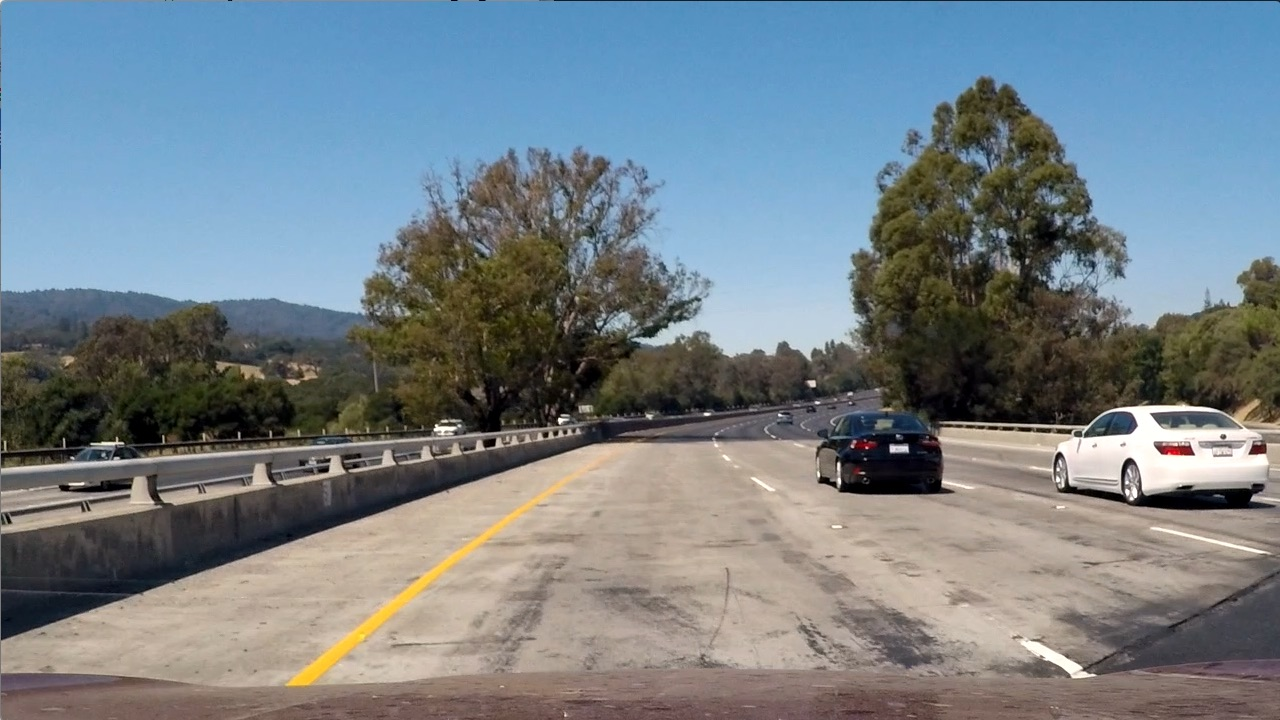
#> input picture test_images/test1.jpg, 1280 x 720 px
$ python Thresholder.py
#> lines starting #> are read from the running program, lines starting #| are printed output that depends on the picture; after the words box and inside, x2 and y2 are one past the last pixel; in counts of white or black regions, pixels touching at a corner belong together
#> further down, img is the input picture: shape (720, 1280, 3); mean B, G, R 135.5, 128.7, 117.5
import cv2
import numpy as np

class Thresholder():
    '''
    Aplica um threshold binário para obter
    as faixas da via.
    '''

    def __init__(self, image):
        self.image = image

    def thresholdImage(self):

        # Converte pro espaço de cores YUV
        yuv = cv2.cvtColor(self.image, cv2.COLOR_RGB2YUV)
#> yuv: shape (720, 1280, 3); mean of channels 0, 1, 2 129.5, 122.1, 133.3

        # Converte pro espaço de cores HLS
        hls = cv2.cvtColor(self.image, cv2.COLOR_RGB2HLS)
#> hls: shape (720, 1280, 3); mean of channels 0, 1, 2 68.1, 126.7, 74.4

        # Seleciona apenas U, V, e S
        chs = np.stack((yuv[:, :, 1], yuv[:, :, 2], hls[:, :, 2]), axis=2)
#> chs: shape (720, 1280, 3); mean of channels 0, 1, 2 122.1, 133.3, 74.4

        # Converte para grayscale
        gray = np.mean(chs, 2)

        # Operador de Sobal em x com kernel de 3
        s_x = absSobel(gray, orient='x', sobel_kernel=3)

        # Operador de Sobal em y com kernel de 3
        s_y = absSobel(gray, orient='y', sobel_kernel=3)

        # Direcao do gradiente
        grad_dir = dirGradient(s_x, s_y)

        # Magnitude do gradiente
        grad_mag = magGradient(s_x, s_y)

        # Extrai o amarelo (faixa da direita)
        ylw = extractYellow(self.image)

        # Extrai pixels sombreados
        highlights = extractHighlights(self.image[:, :, 0])

        # Monta uma mascara com tudo
        mask = np.zeros(self.image.shape[:-1], dtype=np.uint8)
        mask[((s_x >= 25) & (s_x <= 255) &
                            (s_y >= 25) & (s_y <= 255)) |
                           ((grad_mag >= 30) & (grad_mag <= 512) &
                            (grad_dir >= 0.2) & (grad_dir <= 1.)) |
                           (ylw == 255) |
                           (highlights == 255)] = 1

        # Aplica o filtro e obtem a ROI trapezoidal
        return regionOfInterest(mask)

def absSobel(img_ch, orient='x', sobel_kernel=3):
    '''
    Aplica o gradiente direcional
    absoluto em x ou y.
    '''
#> called with orient = 'x', sobel_kernel = 3

    if orient == 'x':
        axis = (1, 0)
    elif orient == 'y':
        axis = (0, 1)

    return np.absolute(cv2.Sobel(img_ch, -1, *axis, ksize=sobel_kernel))

def magGradient(sobel_x, sobel_y):
    '''
    Magnitude do gradiente
    '''
    return np.sqrt(sobel_x ** 2 + sobel_y ** 2).astype(np.uint16)

def dirGradient(sobel_x, sobel_y):
    '''
    Direcao do gradientes
    '''
    with np.errstate(divide='ignore', invalid='ignore'):
        abs_grad_dir = np.absolute(np.arctan(sobel_y / sobel_x))
        abs_grad_dir[np.isnan(abs_grad_dir)] = np.pi / 2
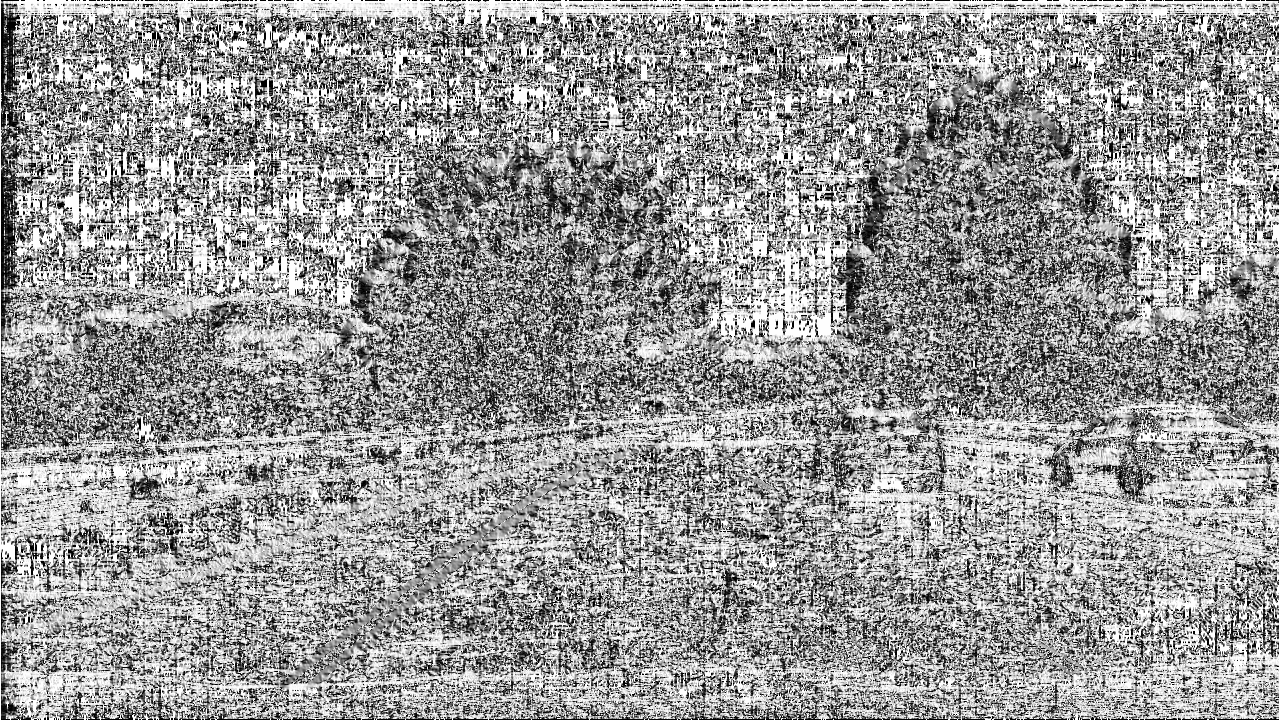
#> abs_grad_dir: shape (720, 1280) float64; min 0, max 1.57, mean 0.942; drawn with min black and max white

    return abs_grad_dir.astype(np.float32)

def extractYellow(image):
    '''
    Extrai o amarelo da imagem
    no espaco de cor HSV.
    '''
    hsv = cv2.cvtColor(image, cv2.COLOR_RGB2HSV)
#> hsv: shape (720, 1280, 3); mean H, S, V 68.1, 78, 149.5
    return cv2.inRange(hsv, (20, 50, 150), (40, 255, 255))
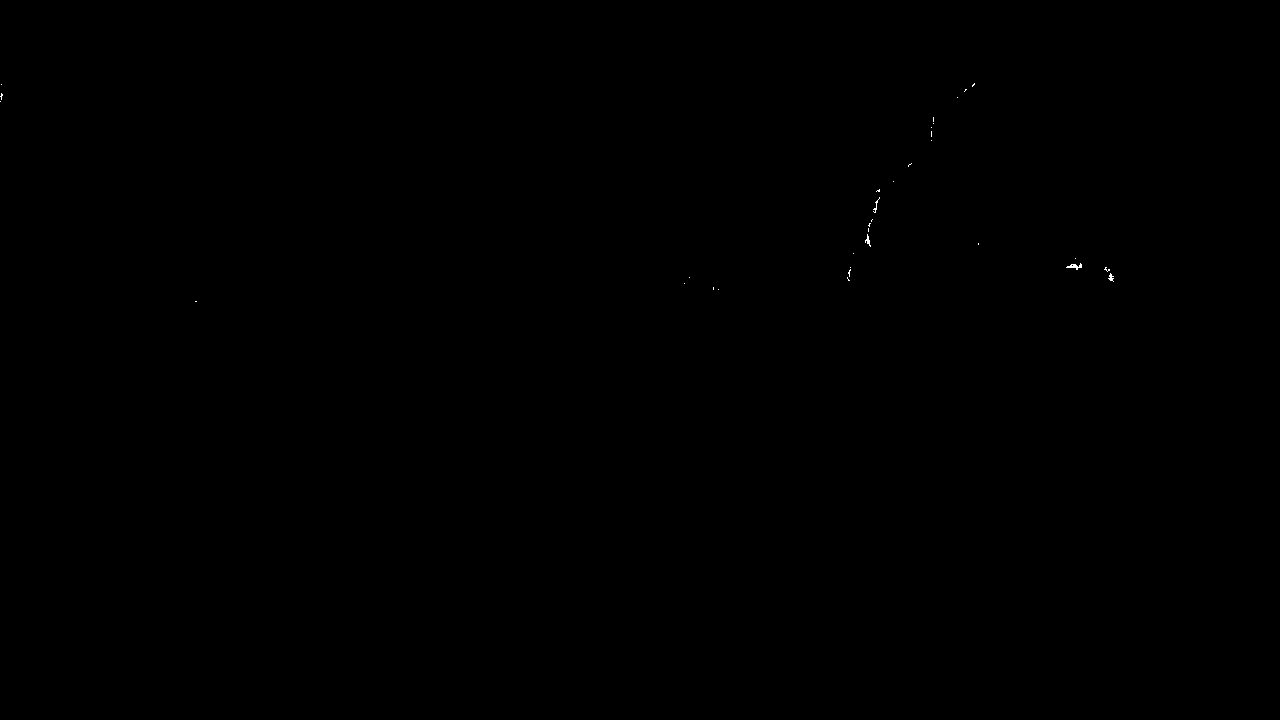
#> returned value: shape (720, 1280); 0.03% white in thin lines or dots, all inside (x1, y1, x2, y2) = (0, 83, 1114, 302)


def extractHighlights(image, p=99.9):
    '''
    Seleciona os elementos highlights
    '''
#> called with p = 99.9
    p = int(np.percentile(image, p) - 30)
#> p = 221
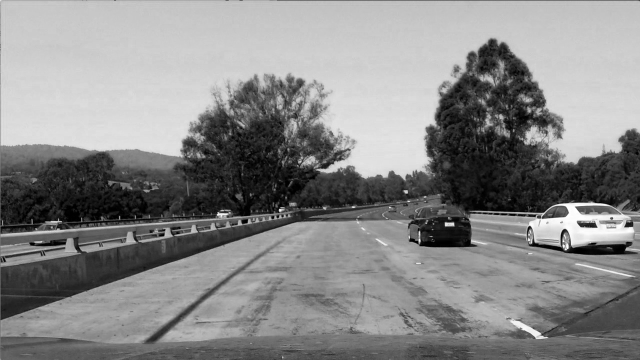
#> image: shape (720, 1280) (shown at 1/2 size); min 0, max 255, mean 135.5
    return cv2.inRange(image, p, 255)
#> returned value: shape (720, 1280); 3.7% white; 286 white regions (262 under 20 px), largest, box (x1, y1, x2, y2) and area: (661, 223, 860, 350) 14840, (31, 245, 374, 311) 10203, (1057, 405, 1268, 490) 6750

def regionOfInterest(image):
    '''
    Aplica uma mascara poligonal na imagem.
    '''
    # Dimensoes da mascara
    MASK_X_PAD = 100
    MASK_Y_PAD = 85

    # Vertices do poligono
    vertices = np.array([[(0, image.shape[0]),
                          (image.shape[1] / 2 - MASK_X_PAD, image.shape[0] / 2 + MASK_Y_PAD),
                          (image.shape[1] / 2 + MASK_X_PAD, image.shape[0] / 2 + MASK_Y_PAD),
                          (image.shape[1], image.shape[0])]],
                        dtype=np.int32)

    mask = np.zeros_like(image)

    # Preenche com 1 ou 3 canais
    if len(image.shape) > 2:
        channel_count = image.shape[2]
        ignore_mask_color = (255,) * channel_count
    else:
        ignore_mask_color = 255

    # Preenche o poligono
    cv2.fillPoly(mask, vertices, ignore_mask_color)
#> mask: shape (720, 1280); 22.1% white; 1 white region, box (x1, y1, x2, y2) and area: (1, 445, 1280, 720) 203765
    return cv2.bitwise_and(image, mask)

if __name__ == "__main__":
    import matplotlib.pyplot as plt

    img = cv2.imread('test_images/test1.jpg')
    imgth = Thresholder(img).thresholdImage()
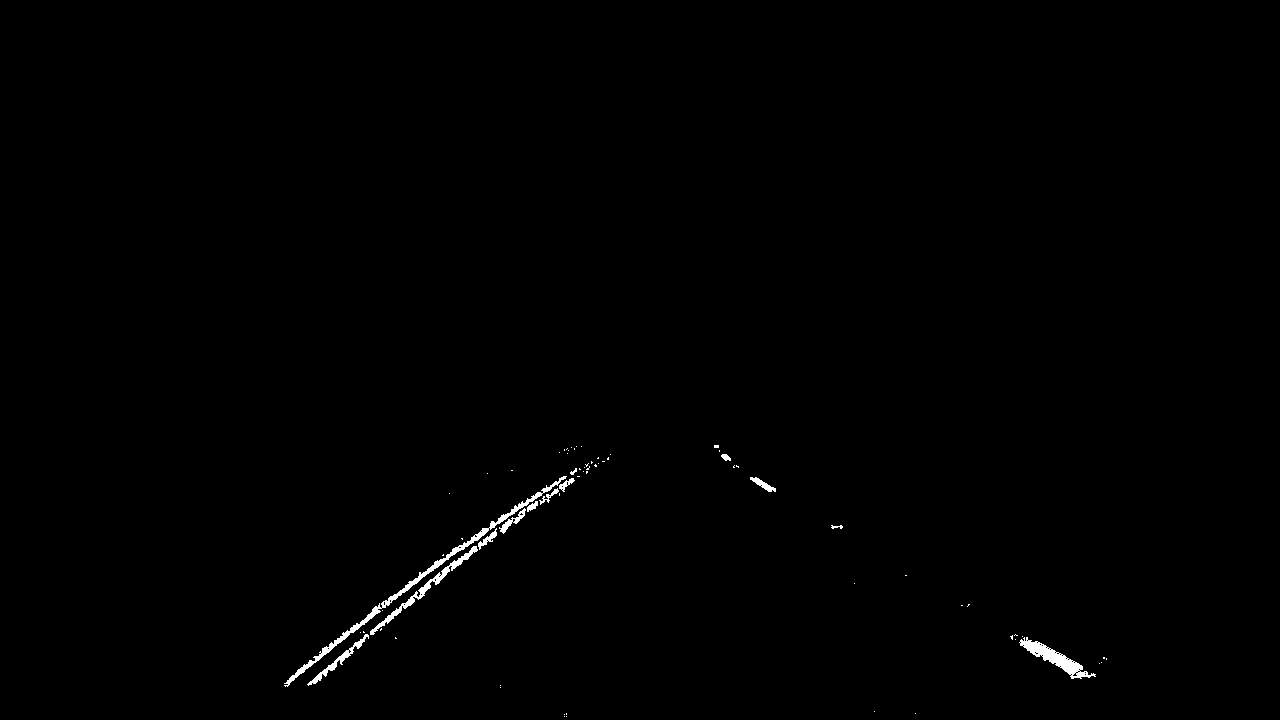
#> imgth: shape (720, 1280); values 0 (black) and 1 (white), 0.49% white; 71 white regions (58 under 20 px), largest, box (x1, y1, x2, y2) and area: (284, 476, 567, 687) 1605, (1019, 637, 1096, 679) 876, (370, 546, 478, 635) 714

    plt.imshow(imgth)
    plt.show()

$ run again, with test_images/test2.jpg copied over test_images/test1.jpg
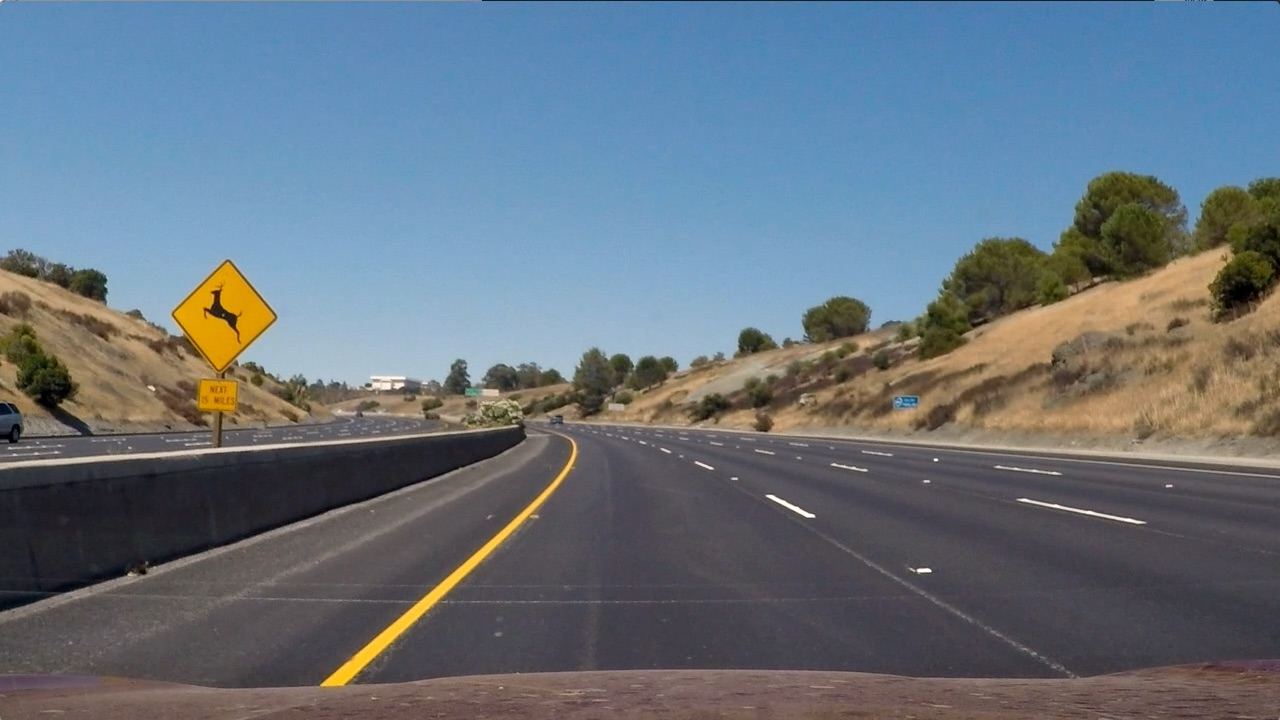
#> input picture test_images/test2.jpg, 1280 x 720 px
#> img is the input picture: shape (720, 1280, 3); mean B, G, R 125.5, 114.6, 102.8
#> yuv: shape (720, 1280, 3); mean of channels 0, 1, 2 116.5, 121.1, 135.9
#> hls: shape (720, 1280, 3); mean of channels 0, 1, 2 78.2, 113.9, 64.8
#> chs: shape (720, 1280, 3); mean of channels 0, 1, 2 121.1, 135.9, 64.8
#> in dirGradient, `abs_grad_dir[np.isnan(abs_grad_dir)] = np.pi / 2`:
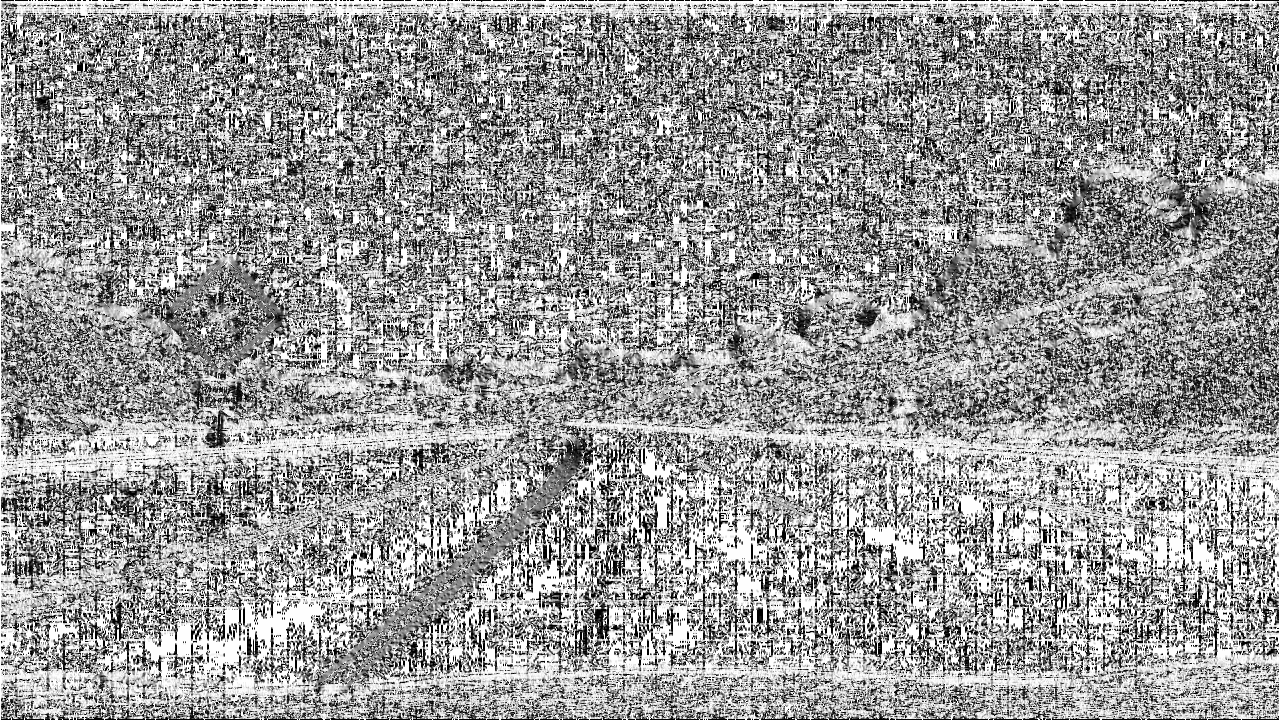
#> abs_grad_dir: shape (720, 1280) float64; min 0, max 1.57, mean 0.948; drawn with min black and max white
#> hsv: shape (720, 1280, 3); mean H, S, V 78.2, 80.3, 138.5
#> p = 180
#> mask: shape (720, 1280); 22.1% white; 1 white region, box (x1, y1, x2, y2) and area: (1, 445, 1280, 720) 203765
#> `imgth = Thresholder(img).thresholdImage()`:
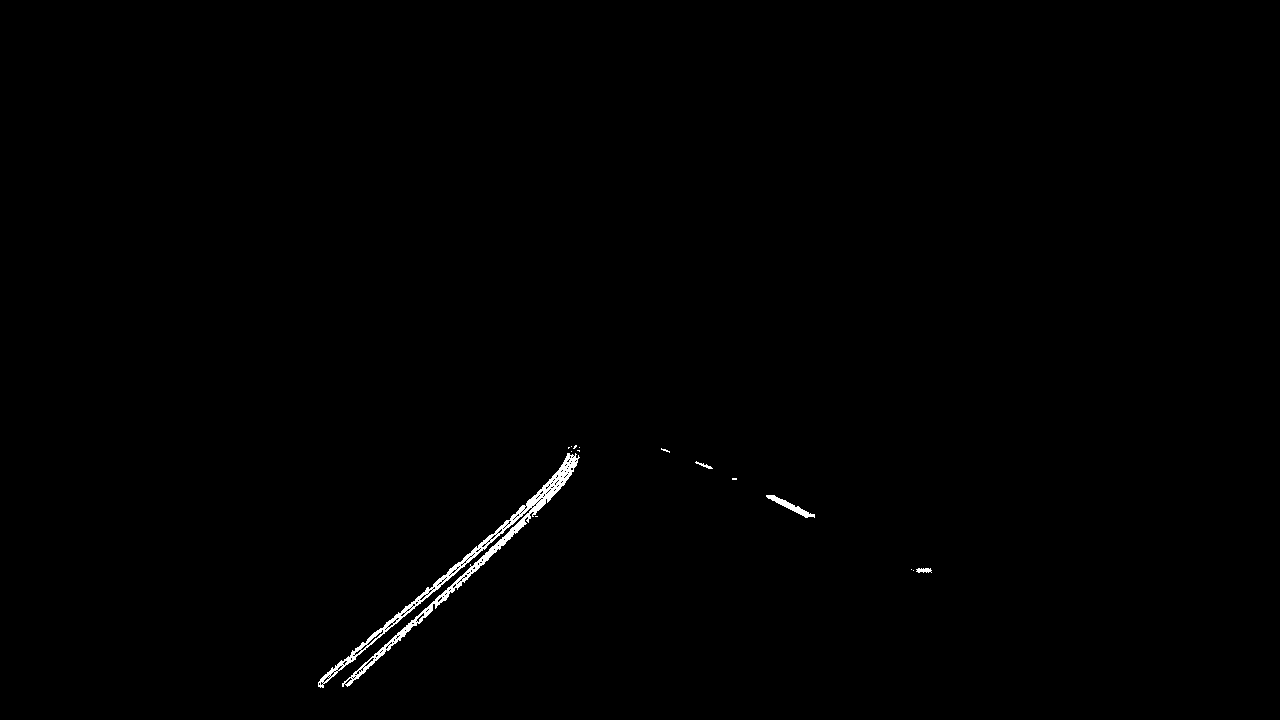
#> imgth: shape (720, 1280); values 0 (black) and 1 (white), 0.47% white; 15 white regions (11 under 20 px), largest, box (x1, y1, x2, y2) and area: (318, 453, 580, 688) 3926, (766, 495, 815, 518) 279, (916, 568, 932, 573) 60, (695, 461, 713, 469) 44
